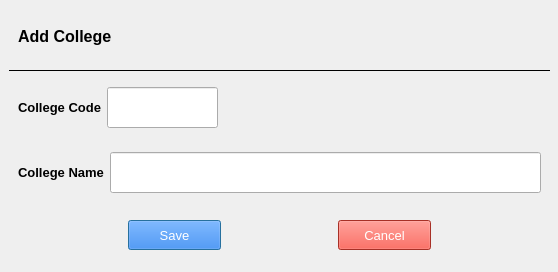
<?xml version="1.0" encoding="UTF-8"?>
<ui version="4.0">
 <class>addCollege</class>
 <widget class="QDialog" name="Dialog">
  <property name="geometry">
   <rect>
    <x>0</x>
    <y>0</y>
    <width>558</width>
    <height>272</height>
   </rect>
  </property>
  <property name="minimumSize">
   <size>
    <width>558</width>
    <height>272</height>
   </size>
  </property>
  <property name="windowTitle">
   <string>Dialog</string>
  </property>
  <widget class="QWidget" name="widget" native="true">
   <property name="geometry">
    <rect>
     <x>9</x>
     <y>9</y>
     <width>541</width>
     <height>253</height>
    </rect>
   </property>
   <property name="minimumSize">
    <size>
     <width>541</width>
     <height>253</height>
    </size>
   </property>
   <layout class="QGridLayout" name="gridLayout_2">
    <item row="0" column="0">
     <widget class="QWidget" name="widget_5" native="true">
      <layout class="QHBoxLayout" name="horizontalLayout_3">
       <item>
        <widget class="QLabel" name="AddCollege_text">
         <property name="font">
          <font>
           <pointsize>12</pointsize>
           <weight>75</weight>
           <bold>true</bold>
          </font>
         </property>
         <property name="text">
          <string>Add College</string>
         </property>
        </widget>
       </item>
       <item>
        <spacer name="AddCollege_spacer">
         <property name="orientation">
          <enum>Qt::Horizontal</enum>
         </property>
         <property name="sizeHint" stdset="0">
          <size>
           <width>376</width>
           <height>20</height>
          </size>
         </property>
        </spacer>
       </item>
      </layout>
     </widget>
    </item>
    <item row="1" column="0">
     <widget class="Line" name="line">
      <property name="frameShadow">
       <enum>QFrame::Plain</enum>
      </property>
      <property name="orientation">
       <enum>Qt::Horizontal</enum>
      </property>
     </widget>
    </item>
    <item row="2" column="0">
     <widget class="QWidget" name="widget_2" native="true">
      <layout class="QGridLayout" name="gridLayout">
       <item row="0" column="0">
        <widget class="QLabel" name="CollegeCode_text">
         <property name="font">
          <font>
           <pointsize>10</pointsize>
           <weight>75</weight>
           <bold>true</bold>
          </font>
         </property>
         <property name="text">
          <string>College Code</string>
         </property>
        </widget>
       </item>
       <item row="0" column="1">
        <widget class="QLineEdit" name="CollegeCode_input">
         <property name="minimumSize">
          <size>
           <width>101</width>
           <height>41</height>
          </size>
         </property>
         <property name="maximumSize">
          <size>
           <width>111</width>
           <height>41</height>
          </size>
         </property>
         <property name="font">
          <font>
           <pointsize>10</pointsize>
          </font>
         </property>
        </widget>
       </item>
       <item row="0" column="2">
        <spacer name="horizontalSpacer_4">
         <property name="orientation">
          <enum>Qt::Horizontal</enum>
         </property>
         <property name="sizeHint" stdset="0">
          <size>
           <width>268</width>
           <height>20</height>
          </size>
         </property>
        </spacer>
       </item>
      </layout>
     </widget>
    </item>
    <item row="3" column="0">
     <widget class="QWidget" name="widget_3" native="true">
      <layout class="QHBoxLayout" name="horizontalLayout">
       <item>
        <widget class="QLabel" name="CollegeName_text">
         <property name="font">
          <font>
           <pointsize>10</pointsize>
           <weight>75</weight>
           <bold>true</bold>
          </font>
         </property>
         <property name="text">
          <string>College Name</string>
         </property>
        </widget>
       </item>
       <item>
        <widget class="QLineEdit" name="CollegeName_input">
         <property name="sizePolicy">
          <sizepolicy hsizetype="Expanding" vsizetype="Fixed">
           <horstretch>0</horstretch>
           <verstretch>0</verstretch>
          </sizepolicy>
         </property>
         <property name="minimumSize">
          <size>
           <width>311</width>
           <height>41</height>
          </size>
         </property>
         <property name="font">
          <font>
           <pointsize>10</pointsize>
          </font>
         </property>
        </widget>
       </item>
      </layout>
     </widget>
    </item>
    <item row="4" column="0">
     <widget class="QWidget" name="widget_4" native="true">
      <layout class="QHBoxLayout" name="horizontalLayout_2">
       <item>
        <spacer name="horizontalSpacer_3">
         <property name="orientation">
          <enum>Qt::Horizontal</enum>
         </property>
         <property name="sizeHint" stdset="0">
          <size>
           <width>95</width>
           <height>20</height>
          </size>
         </property>
        </spacer>
       </item>
       <item>
        <widget class="QPushButton" name="Save_button">
         <property name="minimumSize">
          <size>
           <width>93</width>
           <height>30</height>
          </size>
         </property>
         <property name="font">
          <font>
           <pointsize>10</pointsize>
          </font>
         </property>
         <property name="styleSheet">
          <string notr="true">background-color: rgb(26, 115, 232);
color: rgb(255, 255, 255);</string>
         </property>
         <property name="text">
          <string>Save</string>
         </property>
        </widget>
       </item>
       <item>
        <spacer name="horizontalSpacer_2">
         <property name="orientation">
          <enum>Qt::Horizontal</enum>
         </property>
         <property name="sizeHint" stdset="0">
          <size>
           <width>96</width>
           <height>20</height>
          </size>
         </property>
        </spacer>
       </item>
       <item>
        <widget class="QPushButton" name="Cancel_button">
         <property name="minimumSize">
          <size>
           <width>93</width>
           <height>30</height>
          </size>
         </property>
         <property name="font">
          <font>
           <pointsize>10</pointsize>
          </font>
         </property>
         <property name="styleSheet">
          <string notr="true">background-color: rgb(234, 67, 53);
color: rgb(255, 255, 255);</string>
         </property>
         <property name="text">
          <string>Cancel</string>
         </property>
        </widget>
       </item>
       <item>
        <spacer name="horizontalSpacer">
         <property name="orientation">
          <enum>Qt::Horizontal</enum>
         </property>
         <property name="sizeHint" stdset="0">
          <size>
           <width>95</width>
           <height>20</height>
          </size>
         </property>
        </spacer>
       </item>
      </layout>
     </widget>
    </item>
   </layout>
  </widget>
 </widget>
 <resources/>
 <connections/>
</ui>
